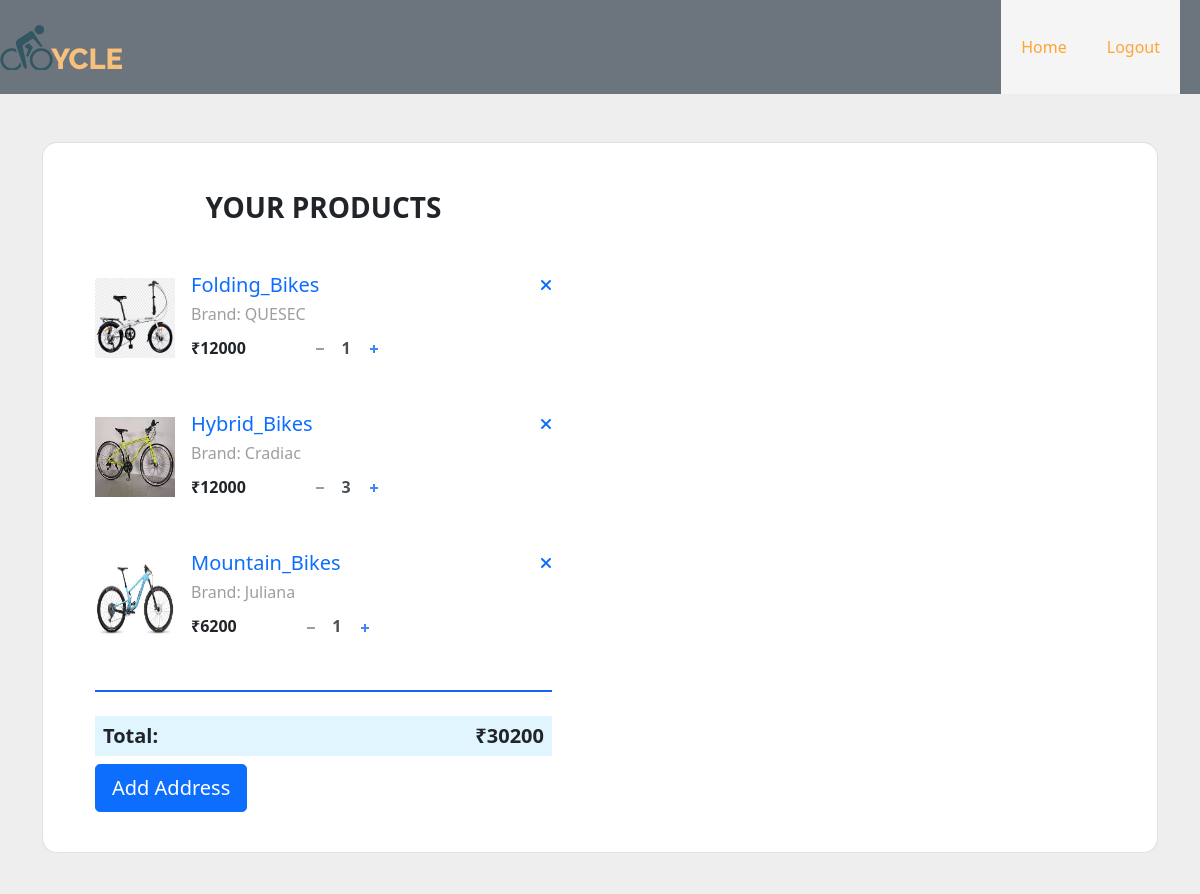
Screenshot of /cart_view/ (signed in) with the database file from the repository.
### e_commerce_app/models.py (models this page shows)
class cartmodel(models.Model):
    userid=models.IntegerField()
    prod_id=models.IntegerField()
    categories=models.CharField(max_length=30)
    prize=models.IntegerField()
    brand=models.CharField(max_length=30)
    productimg=models.FileField()
    quantity=models.IntegerField()

### e_commerce_app/views.py (the view)
# urls.py: path('cart_view/',cart_view),
def cart_view(request):
    id3=request.session['u_id']
    a=cartmodel.objects.all()
    id1=[]
    userid=[]
    prod_id=[]
    quantity=[]
    categories=[]
    prize=[]
    productimg=[]
    brand=[]
    for i in a:
        idw=i.id
        id1.append(idw)
        userid1=i.userid
        userid.append(userid1)
        prod_id1=i.prod_id
        prod_id.append(prod_id1)
        categories1=i.categories
        categories.append(categories1)
        prize1=i.prize
        prize.append(prize1)
        productimg1=str(i.productimg).split('/')[-1]
        productimg.append(productimg1)
        brand1=i.brand
        brand.append(brand1)
        quantity1=i.quantity
        quantity.append(quantity1)
    tp1=[]
    tp2=[]
    d=cartmodel.objects.filter(userid=id3)
    for i in d:
        tp1.append(i.prize)
    for i in tp1:
        tp2.append(int(i))
    total_prize=sum(tp2)
    mylist=zip(id1,prod_id,userid,quantity,categories,prize,brand,productimg)
    return render(request,'cart.html',{'data':mylist,'id':id3,'prize':total_prize})

### e_commerce_app/templates/cart.html (shortened to what this page needs)
<!DOCTYPE html>
<html lang="en">
<head>
  <link href="https://cdn.jsdelivr.net/npm/bootstrap@5.0.2/dist/css/bootstrap.min.css" rel="stylesheet"
>
</head>
<body>
  <header class="header">
    <img src="/static/images/logo.png">
    <nav class="nav-items">
     <a href="http://127.0.0.1:8000/userindex_all/">Home</a>
     <a href="http://127.0.0.1:8000/">Logout</a>
    </nav>
    </header>
  <section class="h-100 h-custom" style="background-color: #eee;">
  <div class="container h-100 py-5">
    <div class="row d-flex justify-content-center align-items-center h-100">
      <div class="col">
        <div class="card shopping-cart" style="border-radius: 15px;">
          <div class="card-body text-black">
            <div class="row">
              <div class="col-lg-6 px-5 py-4">
                <h3 class="mb-5 pt-2 text-center fw-bold text-uppercase">Your products</h3>
                    {% for i,j,k,l,m,n,o,p in data %}
                        {% if k == id %}
                <div class="d-flex align-items-center mb-5">
                  <div class="flex-shrink-0">
                    <img src="/static/images/{{p}}"
                      class="img-fluid" style="width: 80px; height:80px;" alt="Generic placeholder image">
                  </div>
                  <div class="flex-grow-1 ms-3">
                    <a href="http://127.0.0.1:8000/cart_delete/{{i}}" class="float-end text-black"><i class="fas fa-times"></i></a>
                    <h5 class="text-primary">{{m}}</h5>
                    <h6 style="color: #9e9e9e;">Brand: {{o}}</h6>
                    <div class="d-flex align-items-center">
                      <p class="fw-bold mb-0 me-5 pe-3">₹{{n}}</p>
                      <div class="def-number-input number-input safari_only">
                       <a href="http://127.0.0.1:8000/cartdec/{{i}}"><button onclick="this.parentNode.querySelector('input[type=number]').stepDown()"
                                  class="minus"></button></a>
                        <input class="quantity fw-bold text-black" min="0" name="qty" value={{l}}
                          type="number">
                        <a href="http://127.0.0.1:8000/cartinc/{{i}}"><button onclick="this.parentNode.querySelector('input[type=number]').stepUp()"
                                   class="plus"></button></a>
                      </div>
                    </div>
                  </div>
                </div>
                {% endif %}
                  {%endfor %}
                <hr class="mb-4" style="height: 2px; background-color: #1266f1; opacity: 1;">
                <div class="d-flex justify-content-between p-2 mb-2" style="background-color: #e1f5fe;">
                  <h5 class="fw-bold mb-0">Total:</h5>
                  <h5 class="fw-bold mb-0">₹{{prize}}</h5>
                </div>
                <a href="http://127.0.0.1:8000/user_address/"><button type="button" class="btn btn-primary btn-block btn-lg" style="float:left;">Add Address</button></a>
              </div>
              </div>
            </div>
          </div>
        </div>
      </div>
    </div>
</section>
</body>
</html>

### e_commerce_app/templates/cart.html (style rules this page uses)
@media (min-width: 1025px) { .h-custom { height: 100vh !important; } }
.number-input input[type="number"] { -webkit-appearance: textfield; -moz-appearance: textfield; appearance: textfield; }
.number-input button { -webkit-appearance: none; background-color: transparent; border: none; align-items: center; justify-content: center; cursor: pointer; margin: 0; position: relative; }
.number-input button:before, .number-input button:after { display: inline-block; position: absolute; content: ''; height: 2px; transform: translate(-50%, -50%); }
.number-input button.plus:after { transform: translate(-50%, -50%) rotate(90deg); }
.number-input input[type=number] { text-align: center; }
.number-input.number-input { border: 1px solid #ced4da; width: 10rem; border-radius: .25rem; }
.number-input.number-input button { width: 2.6rem; height: .7rem; }
.number-input.number-input button.minus { padding-left: 10px; }
.number-input.number-input button:before, .number-input.number-input button:after { width: .7rem; background-color: #495057; }
.number-input.number-input input[type=number] { max-width: 4rem; padding: .5rem; border: 1px solid #ced4da; border-width: 0 1px; font-size: 1rem; height: 2rem; color: #495057; }
.shopping-cart .def-number-input.number-input { border: none; }
.shopping-cart .def-number-input.number-input input[type=number] { max-width: 2rem; border: none; }
.shopping-cart .def-number-input.number-input button { width: 1rem; }
.shopping-cart .def-number-input.number-input button:before, .shopping-cart .def-number-input.number-input button:after { width: .5rem; }
.shopping-cart .def-number-input.number-input button.minus:before, .shopping-cart .def-number-input.number-input button.minus:after { background-color: #9e9e9e; }
.shopping-cart .def-number-input.number-input button.plus:before, .shopping-cart .def-number-input.number-input button.plus:after { background-color: #4285f4; }
.header { display: flex; justify-content: space-between; align-items: center; background-color: #6c757d; }
.nav-items { display: flex; justify-content: space-around; align-items: center; background-color: #f5f5f5; margin-right: 20px; }
.nav-items a { text-decoration: none; color: #ffa436; padding: 35px 20px; font-size: 16px; font-weight: 500; }

### rows the page displays
cartmodel: data "Folding_Bikes", data "QUESEC"
cartmodel: data "Hybrid_Bikes", data "Cradiac"
cartmodel: data "Mountain_Bikes", data "Juliana"

### other values shown
{{ n }} "12000" "12000" "6200"
{{ prize }} "30200"
